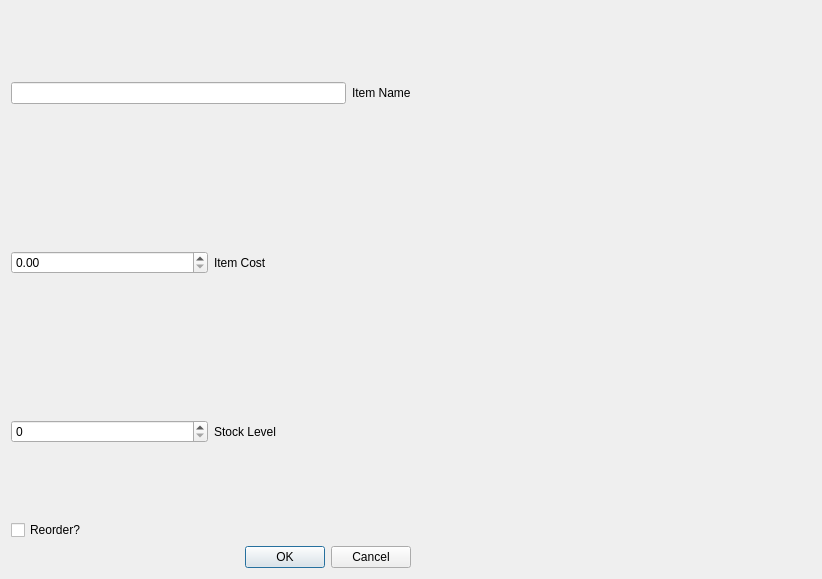
<?xml version="1.0" encoding="UTF-8"?>
<ui version="4.0">
 <class>EditItemDialog</class>
 <widget class="QDialog" name="EditItemDialog">
  <property name="geometry">
   <rect>
    <x>0</x>
    <y>0</y>
    <width>822</width>
    <height>579</height>
   </rect>
  </property>
  <property name="windowTitle">
   <string>Dialog</string>
  </property>
  <layout class="QVBoxLayout" name="verticalLayout_2">
   <item>
    <layout class="QHBoxLayout" name="horizontalLayout_4">
     <item>
      <layout class="QVBoxLayout" name="verticalLayout">
       <item>
        <layout class="QHBoxLayout" name="horizontalLayout">
         <item>
          <widget class="QLineEdit" name="name"/>
         </item>
         <item>
          <widget class="QLabel" name="label">
           <property name="text">
            <string>Item Name</string>
           </property>
          </widget>
         </item>
        </layout>
       </item>
       <item>
        <layout class="QHBoxLayout" name="horizontalLayout_2">
         <item>
          <widget class="QDoubleSpinBox" name="unitCost"/>
         </item>
         <item>
          <widget class="QLabel" name="label_2">
           <property name="text">
            <string>Item Cost</string>
           </property>
          </widget>
         </item>
        </layout>
       </item>
       <item>
        <layout class="QHBoxLayout" name="horizontalLayout_3">
         <item>
          <widget class="QSpinBox" name="stockLevel"/>
         </item>
         <item>
          <widget class="QLabel" name="label_3">
           <property name="text">
            <string>Stock Level</string>
           </property>
          </widget>
         </item>
        </layout>
       </item>
       <item>
        <widget class="QCheckBox" name="reorder">
         <property name="text">
          <string>Reorder?</string>
         </property>
        </widget>
       </item>
      </layout>
     </item>
     <item>
      <spacer name="horizontalSpacer">
       <property name="orientation">
        <enum>Qt::Horizontal</enum>
       </property>
       <property name="sizeHint" stdset="0">
        <size>
         <width>40</width>
         <height>20</height>
        </size>
       </property>
      </spacer>
     </item>
    </layout>
   </item>
   <item>
    <layout class="QHBoxLayout" name="horizontalLayout_5">
     <item>
      <widget class="QDialogButtonBox" name="buttonBox">
       <property name="orientation">
        <enum>Qt::Horizontal</enum>
       </property>
       <property name="standardButtons">
        <set>QDialogButtonBox::Cancel|QDialogButtonBox::Ok</set>
       </property>
      </widget>
     </item>
     <item>
      <spacer name="horizontalSpacer_2">
       <property name="orientation">
        <enum>Qt::Horizontal</enum>
       </property>
       <property name="sizeHint" stdset="0">
        <size>
         <width>40</width>
         <height>20</height>
        </size>
       </property>
      </spacer>
     </item>
    </layout>
   </item>
  </layout>
 </widget>
 <resources/>
 <connections>
  <connection>
   <sender>buttonBox</sender>
   <signal>accepted()</signal>
   <receiver>EditItemDialog</receiver>
   <slot>accept()</slot>
   <hints>
    <hint type="sourcelabel">
     <x>248</x>
     <y>254</y>
    </hint>
    <hint type="destinationlabel">
     <x>157</x>
     <y>274</y>
    </hint>
   </hints>
  </connection>
  <connection>
   <sender>buttonBox</sender>
   <signal>rejected()</signal>
   <receiver>EditItemDialog</receiver>
   <slot>reject()</slot>
   <hints>
    <hint type="sourcelabel">
     <x>316</x>
     <y>260</y>
    </hint>
    <hint type="destinationlabel">
     <x>286</x>
     <y>274</y>
    </hint>
   </hints>
  </connection>
 </connections>
</ui>
